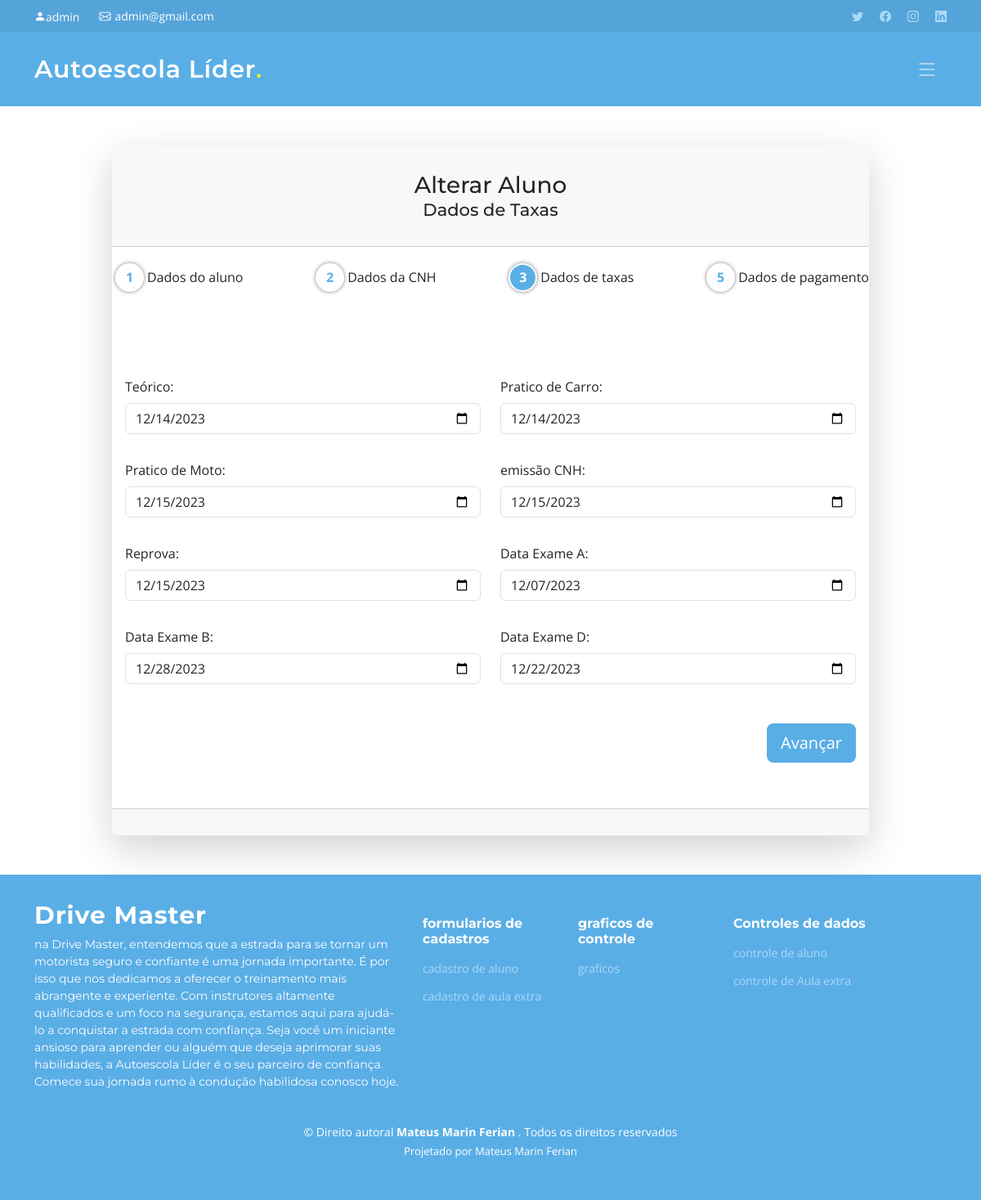
The app's page /alterar-taxa.php?al=24 (signed in) with its own data.
### tables this page shows
CREATE TABLE `tb_rates` (
  `idrates` int NOT NULL,
  `theoretic` date DEFAULT NULL,
  `practice1` date DEFAULT NULL,
  `practice2` date DEFAULT NULL,
  `emission_cnh` date DEFAULT NULL,
  `disapprove` date DEFAULT NULL,
  `exam_a` date DEFAULT NULL,
  `exam_b` date DEFAULT NULL,
  `exam_d` date DEFAULT NULL,
  `idclient` int NOT NULL
);

### conexao/Conexao.php (called while the page is built)
<?php
    class Conexao
    {
        public static $instance;
        public static function getConexao()
        {
            $servername = "localhost";
            $username = "root";
            $password = "root";
            $dbname = "db_lider";
            if(!isset(self::$instance)){
                self::$instance = new PDO("mysql:host=$servername;dbname=$dbname", "$username", "$password", array(PDO::MYSQL_ATTR_INIT_COMMAND => "SET NAMES utf8"));
                self::$instance->setAttribute(PDO::ATTR_ERRMODE, PDO::ERRMODE_EXCEPTION);
                self::$instance->setAttribute(PDO::ATTR_ORACLE_NULLS, PDO::NULL_EMPTY_STRING);
            }
            return self::$instance;
        }
    }
?>

### dao/RatesDAO.php (called while the page is built, shortened)
<?php
    class RatesDAO
    {
        private function listaRates($row) {
            $rates = new Rates();
            $rates->setIdRates($row['idrates']);
            $rates->setTheoretic($row['theoretic']);
            $rates->setPractice1($row['practice1']);
            $rates->setPractice2($row['practice2']);
            $rates->setEmissionCnh($row['emission_cnh']);
            $rates->setDisapprove($row['disapprove']);
            $rates->setExamA($row['exam_a']);
            $rates->setExamB($row['exam_b']);
            $rates->setExamD($row['exam_d']);
            $rates->setIdclient($row['idclient']);
            return $rates;
        }
    public function findByClientId($idClient) {
        try {
            $sql = "SELECT * FROM tb_rates WHERE idclient = :idclient";
            $p_sql = Conexao::getConexao()->prepare($sql);
            $p_sql->bindValue(":idclient", $idClient);
            $p_sql->execute();
            $row = $p_sql->fetch(PDO::FETCH_ASSOC);
            if ($row) {
                return $this->listaRates($row);
            } else {
                return null;
            }
        } catch (Exception $e) {
            print "Ocorreu um erro ao tentar buscar a taxas por ID do Cliente: " . $e;
        }
    }
    }
    ?>

### model/Rates.php (called while the page is built, shortened)
<?php
class Rates
{
    private $theoretic;
    private $practice1;
    private $practice2;
    private $emissionCnh;
    private $disapprove;
    private $examA;
    private $examB;
    private $examD;
    function getTheoretic()
    {
       return $this->theoretic;
    }
    function setTheoretic($theoretic)
    {
        $this->theoretic = $theoretic;
    }
    function getPractice1()
    {
        return $this->practice1;
    }
    function setPractice1($practice1)
    {
        $this->practice1 = $practice1;
    }
    function getPractice2()
    {
        return $this->practice2;
    }
    function setPractice2($practice2)
    {
        $this->practice2 = $practice2;
    }
    function getEmissionCnh()
    {
        return $this->emissionCnh;
    }
    function setEmissionCnh($emissionCnh)
    {
        $this->emissionCnh = $emissionCnh;
    }
    function getDisapprove()
    {
        return $this->disapprove;
    }
    function setDisapprove($disapprove)
    {
        $this->disapprove = $disapprove;
    }
    function getExamA()
    {
        return $this->examA;
    }
    function setExamA($examA)
    {
        $this->examA = $examA;
    }
    function getExamB()
    {
        return $this->examB;
    }
    function setExamB($examB)
    {
        $this->examB = $examB;
    }
    function getExamD()
    {
        return $this->examD;
    }
    function setExamD($examD)
    {
        $this->examD = $examD;
    }
}
?>

### alterar-taxa.php (the view, shortened to what this page needs)
<!DOCTYPE html>
<html lang="en">
<?php
include_once('include/header.php');
include_once('include/topbar.php');
include_once('include/navbar.php');
include_once('./conexao/Conexao.php');
include_once('./model/Rates.php');
include_once('./dao/RatesDAO.php');
$ratesdao = new RatesDAO();
?>
<link rel="stylesheet" href="css/registrationProcesses.css">
<body>
    <main>
        <?php
    if (isset($_GET["al"])) {
        $idClient = $_GET["al"];
        $rates = $ratesdao->findByClientId($idClient);
        if ($rates) {
    ?>
        <div class="container">
            <div class="row justify-content-center">
                <div class="col-lg-10">
                    <div class="card shadow-lg border-0 rounded-lg mt-5">
                        <div class="card-header">
                            <h4 class="text-center font-weight-light my-4">
                                <span class="h3">Alterar Aluno</span>
                                <small class="d-block">Dados de Taxas</small>
                            </h4>
                        </div>
                        <?php
                            include_once('include/teste.php');
                        ?>
                        <div class="card-body">
                            <form action="controller/RatesController.php" method="POST">
                                <div class="row mb-3 ml-1">
                                    <div class="col-sm-6  mt-3">
                                        <label for="theoretical" class="form-label">Teórico:</label>
                                        <input type="date" class="form-control" id="theoretical" name="theoretic"
                                            value="<?php if(isset($rates) && $rates->getTheoretic()) { echo $rates->getTheoretic(); } ?>"
                                            required>
                                    </div>
                                    <div class="col-sm-6  mt-3">
                                        <label for="practiceCar" class="form-label">Pratico de Carro:</label>
                                        <input type="date" class="form-control" id="practiceCar" name="practice1"
                                            value="<?php if(isset($rates) && $rates->getPractice1()) { echo $rates->getPractice1(); } ?>"
                                            required>
                                    </div>
                                </div>
                                <div class="row mb-3 ml-1">
                                    <div class="col-sm-6  mt-3">
                                        <label for="practicalMotorcycle" class="form-label">Pratico de Moto:</label>
                                        <input type="date" class="form-control" id="practicalMotorcycle"
                                            name="practice2"
                                            value="<?php if(isset($rates) && $rates->getPractice2()) { echo $rates->getPractice2(); } ?>"
                                            required>
                                    </div>
                                    <div class="col-sm-6  mt-3">
                                        <label for="emission_cnh" class="form-label"> emissão CNH:</label>
                                        <input type="date" class="form-control" id="emission_cnh" name="emission_cnh"
                                            value="<?php if(isset($rates) && $rates->getEmissionCnh()) { echo $rates->getEmissionCnh(); } ?>"
                                            required>
                                    </div>
                                </div>
                                <div class="row mb-3 ml-1">
                                    <div class="col-sm-6  mt-3">
                                        <label for="disapprove" class="form-label">Reprova:</label>
                                        <input type="date" class="form-control" id="disapprove" name="disapprove"
                                            value="<?php if(isset($rates) && $rates->getDisapprove()) { echo $rates->getDisapprove(); } ?>"
                                            required>
                                    </div>
                                    <div class="col-sm-6  mt-3">
                                        <label for="dateExameA" class="form-label">Data Exame A:</label>
                                        <input type="date" class="form-control" id="dateExameA" name="exam_a"
                                            value="<?php if(isset($rates) && $rates->getExamA()) { echo $rates->getExamA(); } ?>"
                                            required>
                                    </div>
                                </div>
                                <div class="row mb-3 ml-1">
                                    <div class="col-sm-6  mt-3">
                                        <label for="dateExameB" class="form-label">Data Exame B:</label>
                                        <input type="date" class="form-control" id="dateExameB" name="exam_b"
                                            value="<?php if(isset($rates) && $rates->getExamB()) { echo $rates->getExamB(); } ?>"
                                            required>
                                    </div>
                                    <div class="col-sm-6  mt-3">
                                        <label for="dateExameD" class="form-label">Data Exame D:</label>
                                        <input type="date" class="form-control" id="dateExameD" name="exam_d"
                                            value="<?php if(isset($rates) && $rates->getExamD()) { echo $rates->getExamD(); } ?>"
                                            required>
                                    </div>
                                </div>
                                <div class="row mt-4 mb-3">
                                    <div class="mt-4 mb-0 d-flex justify-content-end">
                                        <button type="submit" class="btn customButton btn-lg"
                                            name="edit">Avançar</button>
                                    </div>
                                </div>
                                <br>
                            </form>
                        </div>
                        <div class="card-footer text-center py-3"></div>
                    </div>
                </div>
            </div>
        </div>
        <?php
        }
            }?>
    </main>
    <br><br>
    <?php
    include_once('include/footer.php');
    ?>
</body>
</html>

### css/button.css (style rules this page uses)
.customButton { background-color: #5AAEE6 !important; ; color: white !important; ; border: none; padding: 10px 20px; border-radius: 5px; transition: background-color 0.3s, color 0.3s; }

### css/style.css (style rules this page uses)
:root { --font-default: "Open Sans", system-ui, -apple-system, "Segoe UI", Roboto, "Helvetica Neue", Arial, "Noto Sans", "Liberation Sans", sans-serif, "Apple Color Emoji", "Segoe UI Emoji", "Segoe UI Symbol", "Noto Color Emoji"; --font-primary: "Montserrat", sans-serif; --font-secondary: "Poppins", sans-serif; }
:root { --color-default: #222222; --color-primary: #5AAEE6; --color-secondary: #e8eb32; --color-third: #55A4D9; --color-fourth: #ebcf32; --color-fifth: rgba(255, 255, 255, 0.7); --color-seventh: #ffffff; --color-octave: rgba(255, 255, 255, 0.6); --color-ninth: rgba(255, 255, 255, 0.2); --color-tenth: rgba(127, 137, 161, 0.25); --color-eleventh: rgba(0, 0, 0, 0.1); }
:root { scroll-behavior: smooth; }
body { font-family: var(--font-default); color: var(--color-default); }
h1, h4 { font-family: var(--font-primary); }

### css/registrationProcesses.css (style rules this page uses)
:root { --color-default: #222222; --color-primary: #5AAEE6; --color-secondary: #e8eb32; --color-third: #55A4D9; --color-fourth: #3C7499; --color-fifth: #aad9f8; --color-seventh: #ffffff; --color-black: rgba(0, 0, 0, 0.5); }

### records on screen
tb_rates: theoretic "12/14/2023", practice1 "12/14/2023", practice2 "12/15/2023", emission_cnh "12/15/2023", disapprove "12/15/2023", exam_a "12/07/2023", exam_b "12/28/2023", exam_d "12/22/2023"

### other values on screen
$_SESSION["name_administrator"] "admin"
$_SESSION["email"] "admin@gmail.com"
